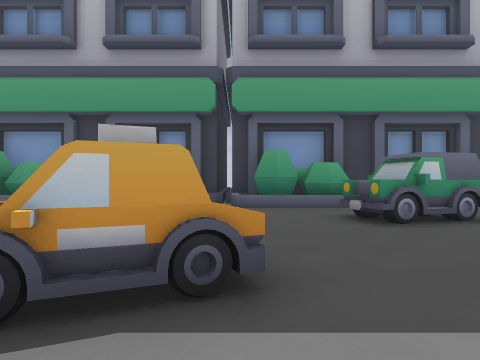
view 1 (above)

16 first-person views from a walk through a 3-D level made in the Godot game engine. The camera is 1.5 m above the floor, looks level and sees 75° across. The floor is counted in squares, 2 m on a side. Each view is taken from the middle of a square. On the plan, view 1 faces up. The plan holds only what a view shows up to about 10 squares ahead; the rest is blank. The place goes on beyond the plan. Characters and animated objects are left out. Some surface patterns are stand-ins.

view 2
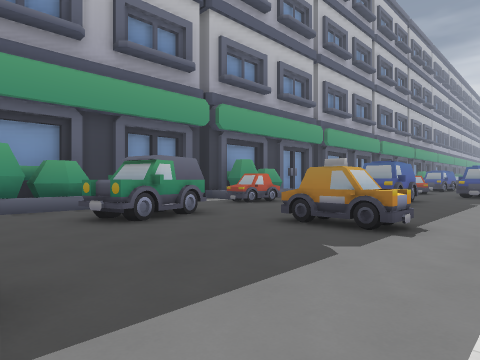

view 3
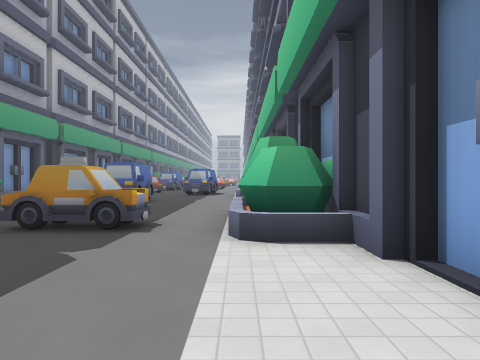

view 4
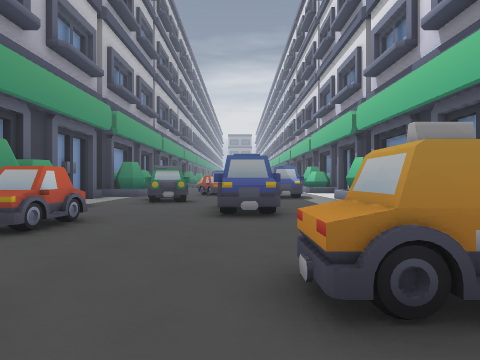

view 5
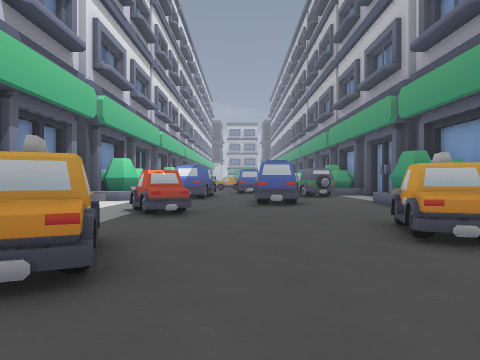

view 6
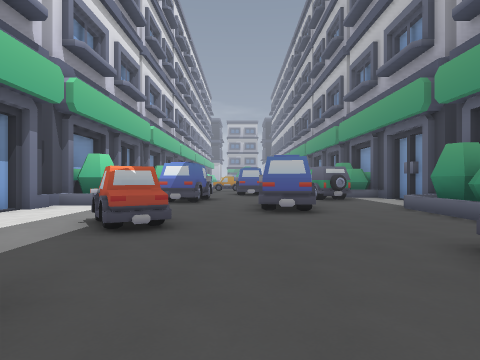

view 7
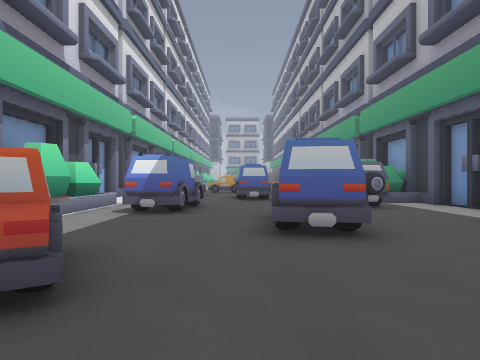

view 8
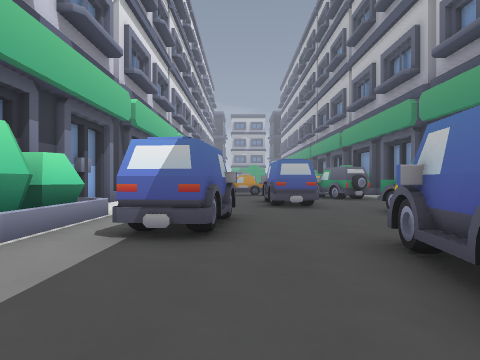

view 9
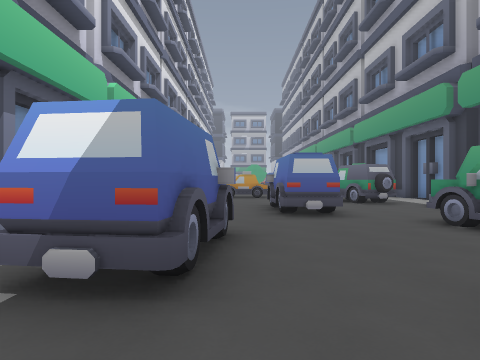

view 10
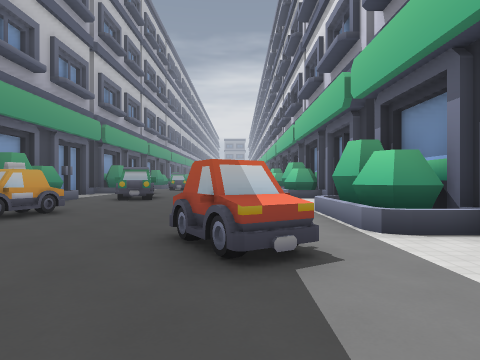

view 11
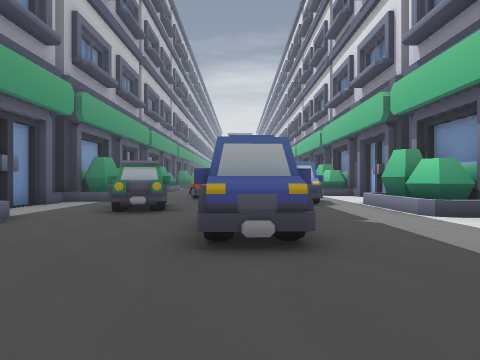

view 12
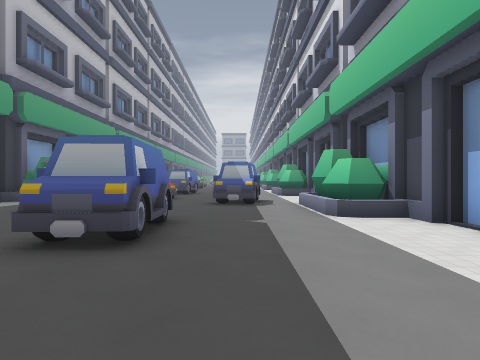

view 13
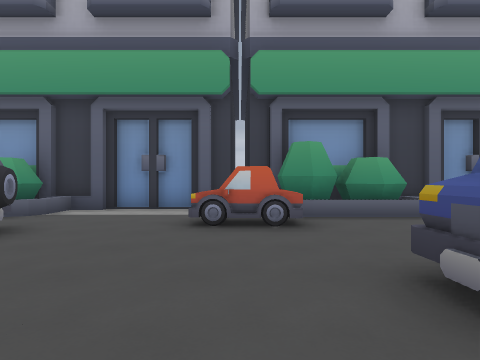

view 14
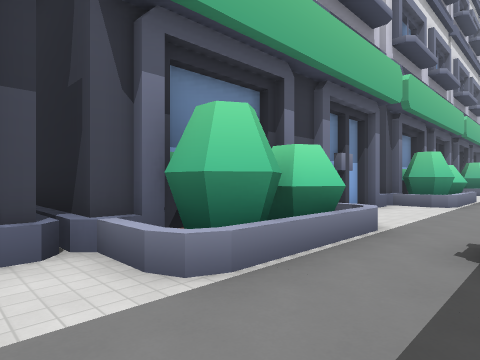

view 15
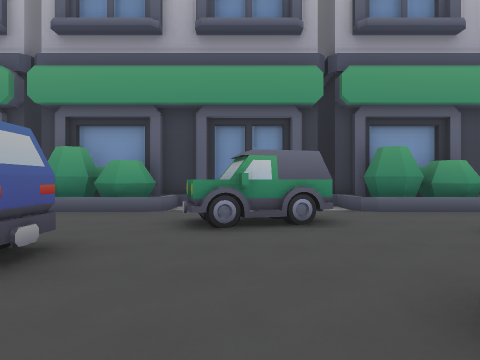

view 16
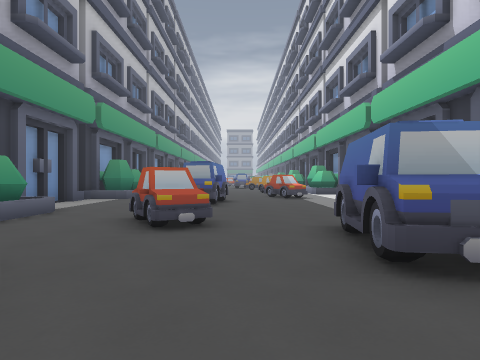

### Floor plan
Key: @ floor where view 1 was taken; # wall or solid block; . floor; ^ raised ledge; B building; A van; T taxi.
Columns run from 18 left of view 1 to 23 right of it. Each row starts with its distance up from view 1.
 13 B
 12 B                         B
 11 B                         B        B
 10 BBBB B.BBBBBBBBB BBBBBB.BBBBBBBBB.BBBBBB B
  9  BBBB.....BBBB    BBBB.....BBBB....BBBB...
  8 #...  #.......    ........#B..............
  7 #...^##........##.........#^...^##.......
  6  .......  A.........^##........^^#...#.  A
  5    A.....AAA........................^#..AA
  4 .AAA........................AAA...........
  3 ......A................T....A.....A.......
  2       AAA...##..^#^....T..........AAA.....
  1       .......... ..................     ..
  0     .BBBB.....BBBB@...BBBB.....BBBB
 -1 B  ..BBBB.....BBBB....BBBB.....BBBB    BBB
 -2 BBBBBBBBBBBBBBBBBBBBBBBBBBBBBBBBBBB   BBBB
 -3                           B
 -4                           B

Positions as (right, up) in squares from view 1, and headings:
1: (0, 0), facing up
2: (0, 0), facing up-right
3: (0, 0), facing right
4: (3, 4), facing right
5: (2, 4), facing left
6: (0, 4), facing left
7: (-3, 4), facing left
8: (-6, 3), facing left
9: (-8, 3), facing left
10: (-9, 2), facing right
11: (6, 4), facing right
12: (6, 2), facing right
13: (8, 2), facing up
14: (9, 2), facing down-left
15: (14, 1), facing up
16: (13, 4), facing right
